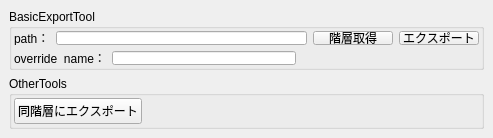
<?xml version="1.0" encoding="UTF-8"?>
<ui version="4.0">
 <class>MainWindow</class>
 <widget class="QMainWindow" name="MainWindow">
  <property name="geometry">
   <rect>
    <x>0</x>
    <y>0</y>
    <width>493</width>
    <height>138</height>
   </rect>
  </property>
  <property name="windowTitle">
   <string>MainWindow</string>
  </property>
  <widget class="QWidget" name="centralwidget">
   <property name="minimumSize">
    <size>
     <width>493</width>
     <height>138</height>
    </size>
   </property>
   <layout class="QVBoxLayout" name="verticalLayout_2">
    <item>
     <widget class="QGroupBox" name="groupBox_2">
      <property name="title">
       <string>BasicExportTool</string>
      </property>
      <layout class="QVBoxLayout" name="verticalLayout_4">
       <property name="leftMargin">
        <number>2</number>
       </property>
       <property name="topMargin">
        <number>2</number>
       </property>
       <property name="rightMargin">
        <number>2</number>
       </property>
       <property name="bottomMargin">
        <number>2</number>
       </property>
       <item>
        <layout class="QHBoxLayout" name="horizontalLayout_7">
         <item>
          <widget class="QLabel" name="label_2">
           <property name="text">
            <string>path：</string>
           </property>
          </widget>
         </item>
         <item>
          <widget class="QLineEdit" name="directory_txt"/>
         </item>
         <item>
          <widget class="QPushButton" name="get_directory_btn">
           <property name="text">
            <string>階層取得</string>
           </property>
          </widget>
         </item>
         <item>
          <widget class="QPushButton" name="export_btn">
           <property name="text">
            <string>エクスポート</string>
           </property>
          </widget>
         </item>
        </layout>
       </item>
       <item>
        <layout class="QHBoxLayout" name="horizontalLayout_2">
         <item>
          <widget class="QLabel" name="label_3">
           <property name="text">
            <string>override_name：</string>
           </property>
          </widget>
         </item>
         <item>
          <widget class="QLineEdit" name="filename_txt"/>
         </item>
         <item>
          <spacer name="horizontalSpacer_2">
           <property name="orientation">
            <enum>Qt::Horizontal</enum>
           </property>
           <property name="sizeHint" stdset="0">
            <size>
             <width>40</width>
             <height>20</height>
            </size>
           </property>
          </spacer>
         </item>
        </layout>
       </item>
      </layout>
     </widget>
    </item>
    <item>
     <layout class="QVBoxLayout" name="verticalLayout" stretch="0">
      <item>
       <widget class="QGroupBox" name="groupBox">
        <property name="title">
         <string>OtherTools</string>
        </property>
        <layout class="QHBoxLayout" name="horizontalLayout_6">
         <property name="leftMargin">
          <number>2</number>
         </property>
         <property name="topMargin">
          <number>2</number>
         </property>
         <property name="rightMargin">
          <number>2</number>
         </property>
         <property name="bottomMargin">
          <number>2</number>
         </property>
         <item>
          <widget class="QPushButton" name="export_current_directory_btn">
           <property name="text">
            <string>同階層にエクスポート</string>
           </property>
          </widget>
         </item>
         <item>
          <spacer name="horizontalSpacer">
           <property name="orientation">
            <enum>Qt::Horizontal</enum>
           </property>
           <property name="sizeHint" stdset="0">
            <size>
             <width>40</width>
             <height>20</height>
            </size>
           </property>
          </spacer>
         </item>
        </layout>
       </widget>
      </item>
     </layout>
    </item>
   </layout>
  </widget>
 </widget>
 <resources/>
 <connections/>
</ui>
